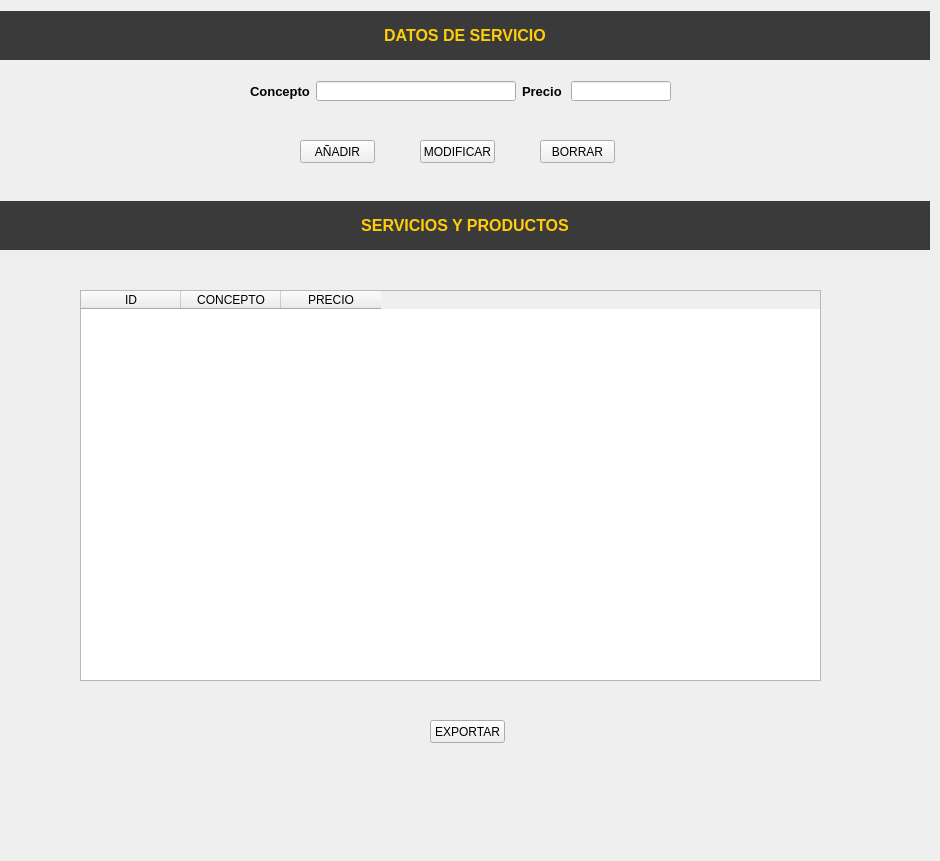
    <widget class="QWidget" name="tab_3">
     <attribute name="title">
      <string>Servicios</string>
     </attribute>
     <widget class="QTableWidget" name="tabProd">
      <property name="enabled">
       <bool>true</bool>
      </property>
      <property name="geometry">
       <rect>
        <x>80</x>
        <y>290</y>
        <width>741</width>
        <height>391</height>
       </rect>
      </property>
      <property name="minimumSize">
       <size>
        <width>0</width>
        <height>0</height>
       </size>
      </property>
      <property name="maximumSize">
       <size>
        <width>800</width>
        <height>530</height>
       </size>
      </property>
      <property name="sizeAdjustPolicy">
       <enum>QAbstractScrollArea::AdjustIgnored</enum>
      </property>
      <property name="editTriggers">
       <set>QAbstractItemView::NoEditTriggers</set>
      </property>
      <property name="selectionBehavior">
       <enum>QAbstractItemView::SelectRows</enum>
      </property>
      <column>
       <property name="text">
        <string>ID</string>
       </property>
       <property name="textAlignment">
        <set>AlignCenter</set>
       </property>
      </column>
      <column>
       <property name="text">
        <string>CONCEPTO</string>
       </property>
      </column>
      <column>
       <property name="text">
        <string>PRECIO</string>
       </property>
      </column>
     </widget>
     <widget class="QPushButton" name="btnAnhadirProd">
      <property name="geometry">
       <rect>
        <x>300</x>
        <y>140</y>
        <width>75</width>
        <height>23</height>
       </rect>
      </property>
      <property name="text">
       <string>AÑADIR</string>
      </property>
     </widget>
     <widget class="QPushButton" name="btnModificarProd">
      <property name="geometry">
       <rect>
        <x>420</x>
        <y>140</y>
        <width>75</width>
        <height>23</height>
       </rect>
      </property>
      <property name="text">
       <string>MODIFICAR</string>
      </property>
     </widget>
     <widget class="QPushButton" name="btnBorrarProd">
      <property name="geometry">
       <rect>
        <x>540</x>
        <y>140</y>
        <width>75</width>
        <height>23</height>
       </rect>
      </property>
      <property name="text">
       <string>BORRAR</string>
      </property>
     </widget>
     <widget class="QWidget" name="layoutWidget">
      <property name="geometry">
       <rect>
        <x>250</x>
        <y>80</y>
        <width>421</width>
        <height>22</height>
       </rect>
      </property>
      <layout class="QHBoxLayout" name="horizontalLayout_7">
       <item>
        <widget class="QLabel" name="lblConcepto">
         <property name="font">
          <font>
           <pointsize>10</pointsize>
           <weight>75</weight>
           <bold>true</bold>
          </font>
         </property>
         <property name="text">
          <string>Concepto</string>
         </property>
        </widget>
       </item>
       <item>
        <widget class="QLineEdit" name="txtConcepto">
         <property name="minimumSize">
          <size>
           <width>200</width>
           <height>20</height>
          </size>
         </property>
         <property name="maximumSize">
          <size>
           <width>200</width>
           <height>20</height>
          </size>
         </property>
        </widget>
       </item>
       <item>
        <widget class="QLabel" name="lblPrecio">
         <property name="font">
          <font>
           <pointsize>10</pointsize>
           <weight>75</weight>
           <bold>true</bold>
          </font>
         </property>
         <property name="text">
          <string>Precio</string>
         </property>
        </widget>
       </item>
       <item>
        <widget class="QLineEdit" name="txtPrecio">
         <property name="minimumSize">
          <size>
           <width>100</width>
           <height>20</height>
          </size>
         </property>
         <property name="maximumSize">
          <size>
           <width>100</width>
           <height>20</height>
          </size>
         </property>
        </widget>
       </item>
      </layout>
     </widget>
     <widget class="QPushButton" name="btnExportarProd">
      <property name="geometry">
       <rect>
        <x>430</x>
        <y>720</y>
        <width>75</width>
        <height>23</height>
       </rect>
      </property>
      <property name="text">
       <string>EXPORTAR</string>
      </property>
     </widget>
     <widget class="QWidget" name="layoutWidget_11">
      <property name="geometry">
       <rect>
        <x>0</x>
        <y>10</y>
        <width>931</width>
        <height>51</height>
       </rect>
      </property>
      <layout class="QHBoxLayout" name="horizontalLayout_13">
       <property name="spacing">
        <number>0</number>
       </property>
       <item>
        <widget class="QLabel" name="label_33">
         <property name="maximumSize">
          <size>
           <width>330</width>
           <height>49</height>
          </size>
         </property>
         <property name="styleSheet">
          <string notr="true">background-color: rgb(58, 58, 58);</string>
         </property>
         <property name="text">
          <string/>
         </property>
         <property name="pixmap">
          <pixmap>../img/decoraciones/llamaradas.png</pixmap>
         </property>
         <property name="scaledContents">
          <bool>true</bool>
         </property>
        </widget>
       </item>
       <item>
        <widget class="QLabel" name="lblDatos_2">
         <property name="minimumSize">
          <size>
           <width>150</width>
           <height>20</height>
          </size>
         </property>
         <property name="maximumSize">
          <size>
           <width>270</width>
           <height>49</height>
          </size>
         </property>
         <property name="font">
          <font>
           <pointsize>12</pointsize>
           <weight>75</weight>
           <bold>true</bold>
          </font>
         </property>
         <property name="styleSheet">
          <string notr="true">color: rgb(255, 206, 8);
background-color: rgb(58, 58, 58);</string>
         </property>
         <property name="frameShape">
          <enum>QFrame::NoFrame</enum>
         </property>
         <property name="text">
          <string>DATOS DE SERVICIO</string>
         </property>
         <property name="alignment">
          <set>Qt::AlignCenter</set>
         </property>
        </widget>
       </item>
       <item>
        <widget class="QLabel" name="label_34">
         <property name="maximumSize">
          <size>
           <width>330</width>
           <height>49</height>
          </size>
         </property>
         <property name="styleSheet">
          <string notr="true">background-color: rgb(58, 58, 58);</string>
         </property>
         <property name="text">
          <string/>
         </property>
         <property name="pixmap">
          <pixmap>../img/decoraciones/llamaradas2.png</pixmap>
         </property>
         <property name="scaledContents">
          <bool>true</bool>
         </property>
        </widget>
       </item>
      </layout>
     </widget>
     <widget class="QWidget" name="layoutWidget_12">
      <property name="geometry">
       <rect>
        <x>0</x>
        <y>200</y>
        <width>931</width>
        <height>51</height>
       </rect>
      </property>
      <layout class="QHBoxLayout" name="horizontalLayout_14">
       <property name="spacing">
        <number>0</number>
       </property>
       <item>
        <widget class="QLabel" name="label_35">
         <property name="maximumSize">
          <size>
           <width>330</width>
           <height>49</height>
          </size>
         </property>
         <property name="styleSheet">
          <string notr="true">background-color: rgb(58, 58, 58);</string>
         </property>
         <property name="text">
          <string/>
         </property>
         <property name="pixmap">
          <pixmap>../img/decoraciones/llamaradas.png</pixmap>
         </property>
         <property name="scaledContents">
          <bool>true</bool>
         </property>
        </widget>
       </item>
       <item>
        <widget class="QLabel" name="lblFacturas_2">
         <property name="minimumSize">
          <size>
           <width>150</width>
           <height>20</height>
          </size>
         </property>
         <property name="maximumSize">
          <size>
           <width>270</width>
           <height>49</height>
          </size>
         </property>
         <property name="font">
          <font>
           <pointsize>12</pointsize>
           <weight>75</weight>
           <bold>true</bold>
          </font>
         </property>
         <property name="styleSheet">
          <string notr="true">background-color: rgb(58, 58, 58);
color: rgb(255, 206, 8);</string>
         </property>
         <property name="text">
          <string>SERVICIOS Y PRODUCTOS</string>
         </property>
         <property name="alignment">
          <set>Qt::AlignCenter</set>
         </property>
        </widget>
       </item>
       <item>
        <widget class="QLabel" name="label_36">
         <property name="minimumSize">
          <size>
           <width>0</width>
           <height>0</height>
          </size>
         </property>
         <property name="maximumSize">
          <size>
           <width>330</width>
           <height>49</height>
          </size>
         </property>
         <property name="styleSheet">
          <string notr="true">background-color: rgb(58, 58, 58);</string>
         </property>
         <property name="text">
          <string/>
         </property>
         <property name="pixmap">
          <pixmap>../img/decoraciones/llamaradas2.png</pixmap>
         </property>
         <property name="scaledContents">
          <bool>true</bool>
         </property>
        </widget>
       </item>
      </layout>
     </widget>
     <widget class="QLabel" name="label_37">
      <property name="geometry">
       <rect>
        <x>10</x>
        <y>60</y>
        <width>47</width>
        <height>141</height>
       </rect>
      </property>
      <property name="maximumSize">
       <size>
        <width>50</width>
        <height>150</height>
       </size>
      </property>
      <property name="text">
       <string/>
      </property>
      <property name="pixmap">
       <pixmap>../img/decoraciones/cadena.png</pixmap>
      </property>
      <property name="scaledContents">
       <bool>true</bool>
      </property>
     </widget>
     <widget class="QLabel" name="label_38">
      <property name="geometry">
       <rect>
        <x>860</x>
        <y>60</y>
        <width>47</width>
        <height>141</height>
       </rect>
      </property>
      <property name="maximumSize">
       <size>
        <width>50</width>
        <height>150</height>
       </size>
      </property>
      <property name="text">
       <string/>
      </property>
      <property name="pixmap">
       <pixmap>../img/decoraciones/cadena.png</pixmap>
      </property>
      <property name="scaledContents">
       <bool>true</bool>
      </property>
     </widget>
     <widget class="QWidget" name="layoutWidget_13">
      <property name="geometry">
       <rect>
        <x>10</x>
        <y>250</y>
        <width>52</width>
        <height>602</height>
       </rect>
      </property>
      <layout class="QVBoxLayout" name="verticalLayout_5">
       <property name="spacing">
        <number>0</number>
       </property>
       <item>
        <widget class="QLabel" name="label_39">
         <property name="maximumSize">
          <size>
           <width>50</width>
           <height>150</height>
          </size>
         </property>
         <property name="text">
          <string/>
         </property>
         <property name="pixmap">
          <pixmap>../img/decoraciones/cadena.png</pixmap>
         </property>
         <property name="scaledContents">
          <bool>true</bool>
         </property>
        </widget>
       </item>
       <item>
        <widget class="QLabel" name="label_40">
         <property name="maximumSize">
          <size>
           <width>50</width>
           <height>150</height>
          </size>
         </property>
         <property name="text">
          <string/>
         </property>
         <property name="pixmap">
          <pixmap>../img/decoraciones/cadena.png</pixmap>
         </property>
         <property name="scaledContents">
          <bool>true</bool>
         </property>
        </widget>
       </item>
       <item>
        <widget class="QLabel" name="label_41">
         <property name="maximumSize">
          <size>
           <width>50</width>
           <height>150</height>
          </size>
         </property>
         <property name="text">
          <string/>
         </property>
         <property name="pixmap">
          <pixmap>../img/decoraciones/cadena.png</pixmap>
         </property>
         <property name="scaledContents">
          <bool>true</bool>
         </property>
        </widget>
       </item>
       <item>
        <widget class="QLabel" name="label_42">
         <property name="maximumSize">
          <size>
           <width>50</width>
           <height>150</height>
          </size>
         </property>
         <property name="text">
          <string/>
         </property>
         <property name="pixmap">
          <pixmap>../img/decoraciones/cadena.png</pixmap>
         </property>
         <property name="scaledContents">
          <bool>true</bool>
         </property>
        </widget>
       </item>
      </layout>
     </widget>
     <widget class="QWidget" name="layoutWidget_14">
      <property name="geometry">
       <rect>
        <x>860</x>
        <y>250</y>
        <width>52</width>
        <height>602</height>
       </rect>
      </property>
      <layout class="QVBoxLayout" name="verticalLayout_6">
       <property name="spacing">
        <number>0</number>
       </property>
       <item>
        <widget class="QLabel" name="label_43">
         <property name="maximumSize">
          <size>
           <width>50</width>
           <height>150</height>
          </size>
         </property>
         <property name="text">
          <string/>
         </property>
         <property name="pixmap">
          <pixmap>../img/decoraciones/cadena.png</pixmap>
         </property>
         <property name="scaledContents">
          <bool>true</bool>
         </property>
        </widget>
       </item>
       <item>
        <widget class="QLabel" name="label_44">
         <property name="maximumSize">
          <size>
           <width>50</width>
           <height>150</height>
          </size>
         </property>
         <property name="text">
          <string/>
         </property>
         <property name="pixmap">
          <pixmap>../img/decoraciones/cadena.png</pixmap>
         </property>
         <property name="scaledContents">
          <bool>true</bool>
         </property>
        </widget>
       </item>
       <item>
        <widget class="QLabel" name="label_45">
         <property name="maximumSize">
          <size>
           <width>50</width>
           <height>150</height>
          </size>
         </property>
         <property name="text">
          <string/>
         </property>
         <property name="pixmap">
          <pixmap>../img/decoraciones/cadena.png</pixmap>
         </property>
         <property name="scaledContents">
          <bool>true</bool>
         </property>
        </widget>
       </item>
       <item>
        <widget class="QLabel" name="label_46">
         <property name="maximumSize">
          <size>
           <width>50</width>
           <height>150</height>
          </size>
         </property>
         <property name="text">
          <string/>
         </property>
         <property name="pixmap">
          <pixmap>../img/decoraciones/cadena.png</pixmap>
         </property>
         <property name="scaledContents">
          <bool>true</bool>
         </property>
        </widget>
       </item>
      </layout>
     </widget>
    </widget>
